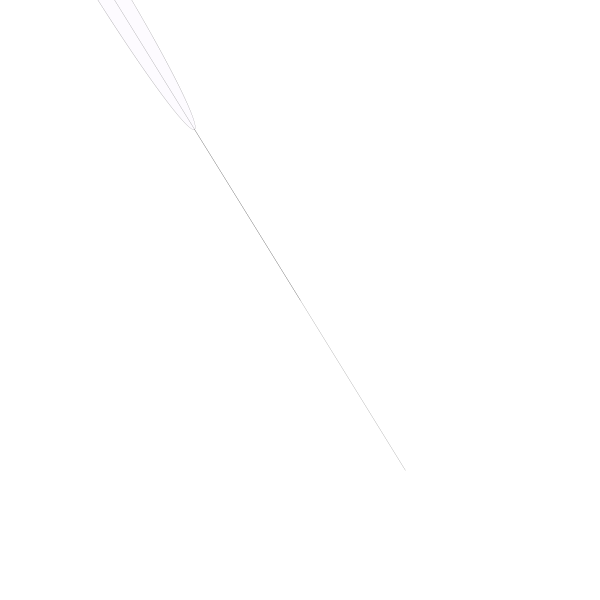
Frame 1 (no input)
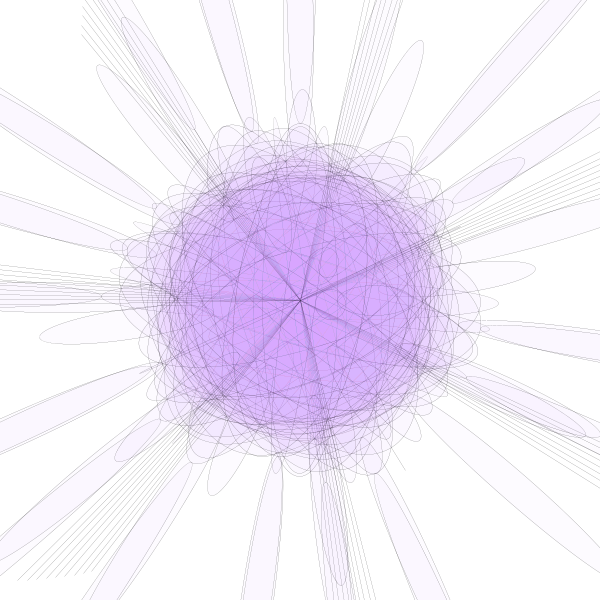
Frame 60 (the mouse pressed at the canvas centre just before this capture)
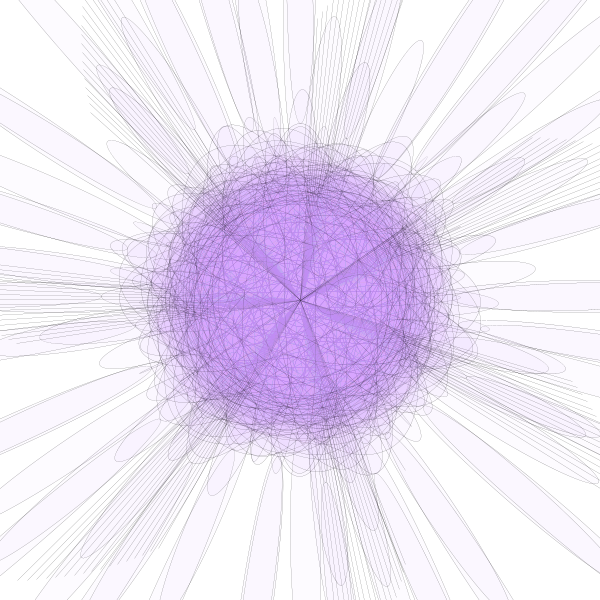
Frame 120 (the mouse held since frame 60 and released just before this capture)

The Processing sketch that drew these frames (run headless with seeded random() and noise(); from frame 60 on, the mouse is pressed at the canvas centre):

// Processing sketch: processing_111808
// ── processing_111808.pde

float x, y;
float angle = 0; 
float r = 400;
float diff = 1; 

color col = color(206, 146, 250,10);

void setup() {
  size(600, 600);
  background(255, 255, 255);

}

void draw() {

  fill(col); 
  
  
  x = r * cos(angle); 
  y = r * sin(angle);


  strokeWeight(0.1); 
  stroke(0); 

  translate(width/2, height/2); 
  rotate(r); 

  ellipse(0, 0, x, y);
  ellipse(x, 0, x, 30);
  line(0,0,x,y);
  

  angle = angle +0.1;
  r = r - diff;

  if ( r == 0 || r == 100) { 
    diff =  diff * -1;
  }
}
